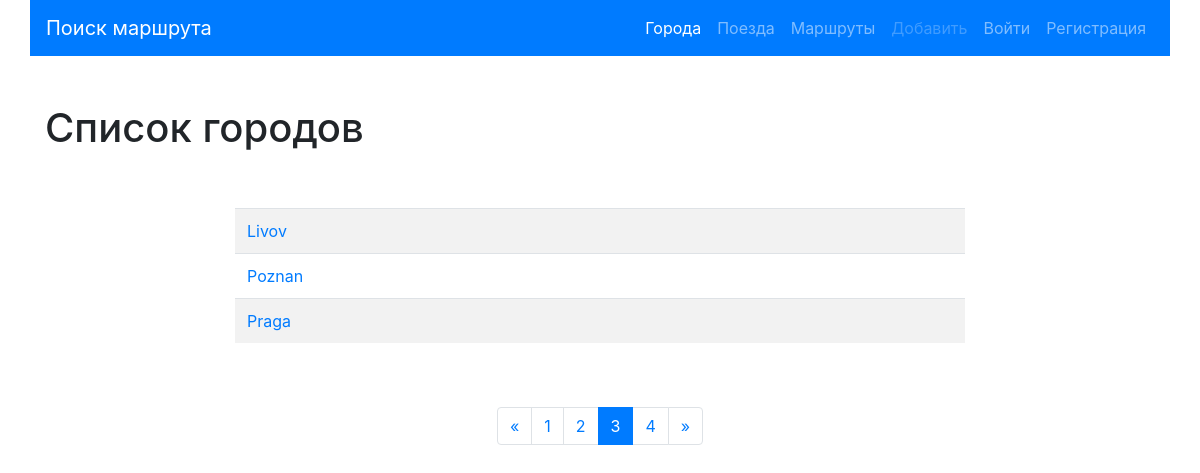
The page /cities/?page=3 on the database as committed earlier.
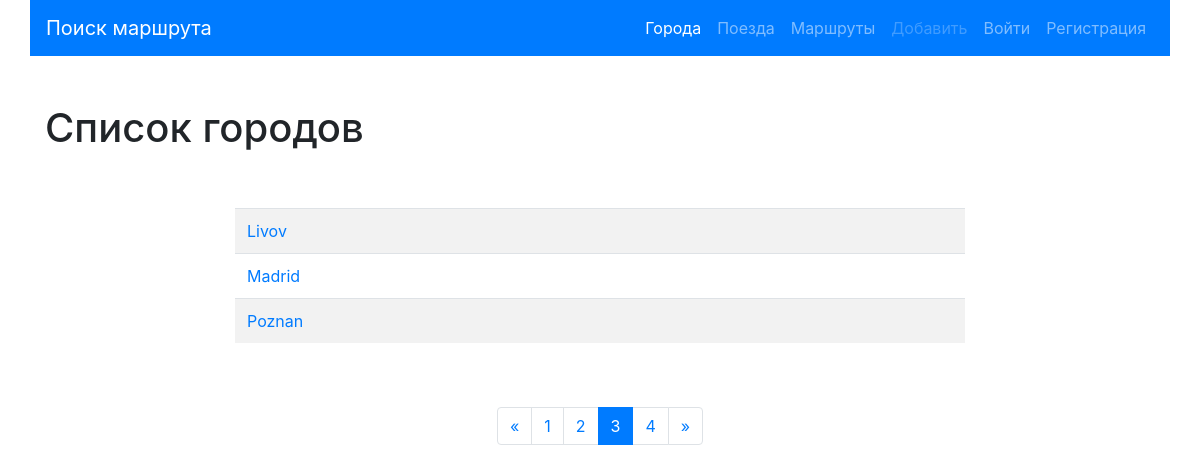
The same page on the database as committed later.
### cities/models.py (models this page shows, shortened)
class City(models.Model):
    name = models.CharField(max_length=150, unique=True, verbose_name='Город')
    class Meta:
        verbose_name = 'Город'
        verbose_name_plural = 'Города'
        ordering = ['name']

### cities/views.py (the view)
# urls.py: path('', CityListView.as_view(), name='home'),
class CityListView(ListView):
    paginate_by = 3
    model = City
    template_name = 'cities/home.html'
    def get_context_data(self, **kwargs):
        context = super().get_context_data(**kwargs)
        form = CityForm()
        context['form'] = form
        return context

### cities/templates/cities/home.html (shortened to what this page needs)
{% extends 'base.html' %}
{% block content %}
<h1>Список городов</h1>
<div class="row">
    <div class="col-md-8 mx-auto my-5">
        <table class="table table-striped">
            {% for object in page_obj %}
            <tr>
                <td>
                      <a href="{% url 'cities:detail' pk=object.pk %}">{{ object.name }}</a>
                </td>
                                {% if user.is_authenticated %}
                <td>
                      <a href="{% url 'cities:update' pk=object.pk %}">
                             <button type="submit" class="btn btn-primary">Редактировать</button></a>
                </td>
                <td>
                     <a href="{% url 'cities:delete' pk=object.pk %}">
                             <button type="submit" class="btn btn-danger">Удалить</button></a>
                </td>
                        {% else %}
                 <td>&nbsp;</td>
                <td>&nbsp;</td>
                {% endif %}
            </tr>
        {% endfor %}
            </table>
    </div>
</div>
<nav aria-label="Page navigation example">
  <ul class="pagination justify-content-center">
    <li class="page-item">
            {% if page_obj.has_previous %}
                  <a class="page-link"href="?page={{ page_obj.previous_page_number }}" arial-label="Previous">
        <span aria-hidden="true">&laquo;</span>
                </a>
        {% endif %}
    </li>
      {% for page in page_obj.paginator.page_range%}
          <li class="page-item {% if page == page_obj.number %} active {% endif %}">
              <a class="page-link" href="?page={{page}}">
                  {{ page }}
              </a>
          </li>
      {% endfor %}
    <li class="page-item">
        {% if page_obj.has_next %}
            <a class="page-link" href="?page={{ page_obj.paginator.num_pages }}" arial-label="Next">
        <span aria-hidden="true">&raquo;</span></a>
        {% endif %}
    </li>
  </ul>
</nav>
{% endblock %}

Rows that differ between the two databases and show on the page:
no longer on this page (row unchanged): City: name "Praga"
added City: name "Madrid"
